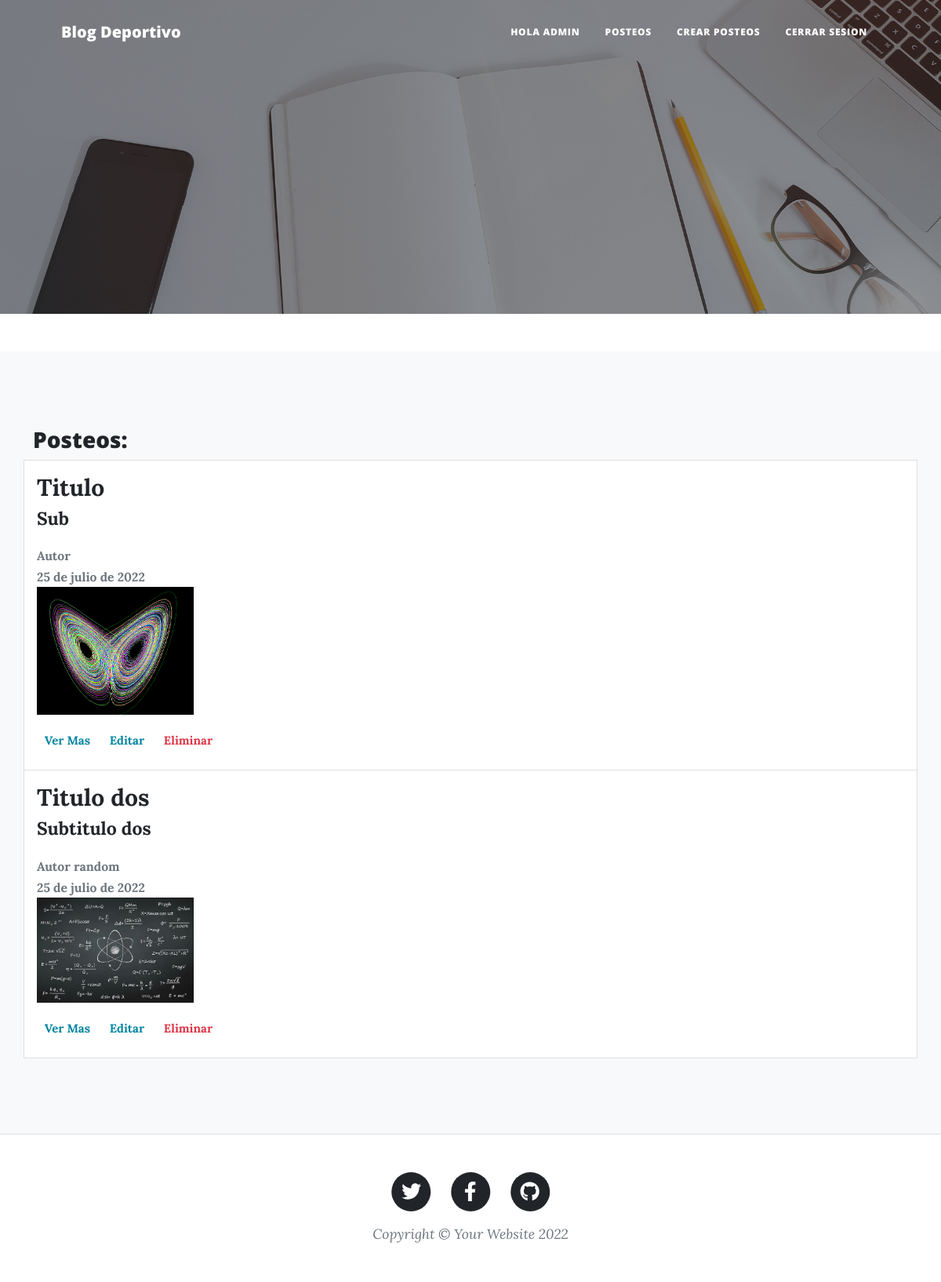
Before: /coderapp/posteos (signed in) with the older database file.
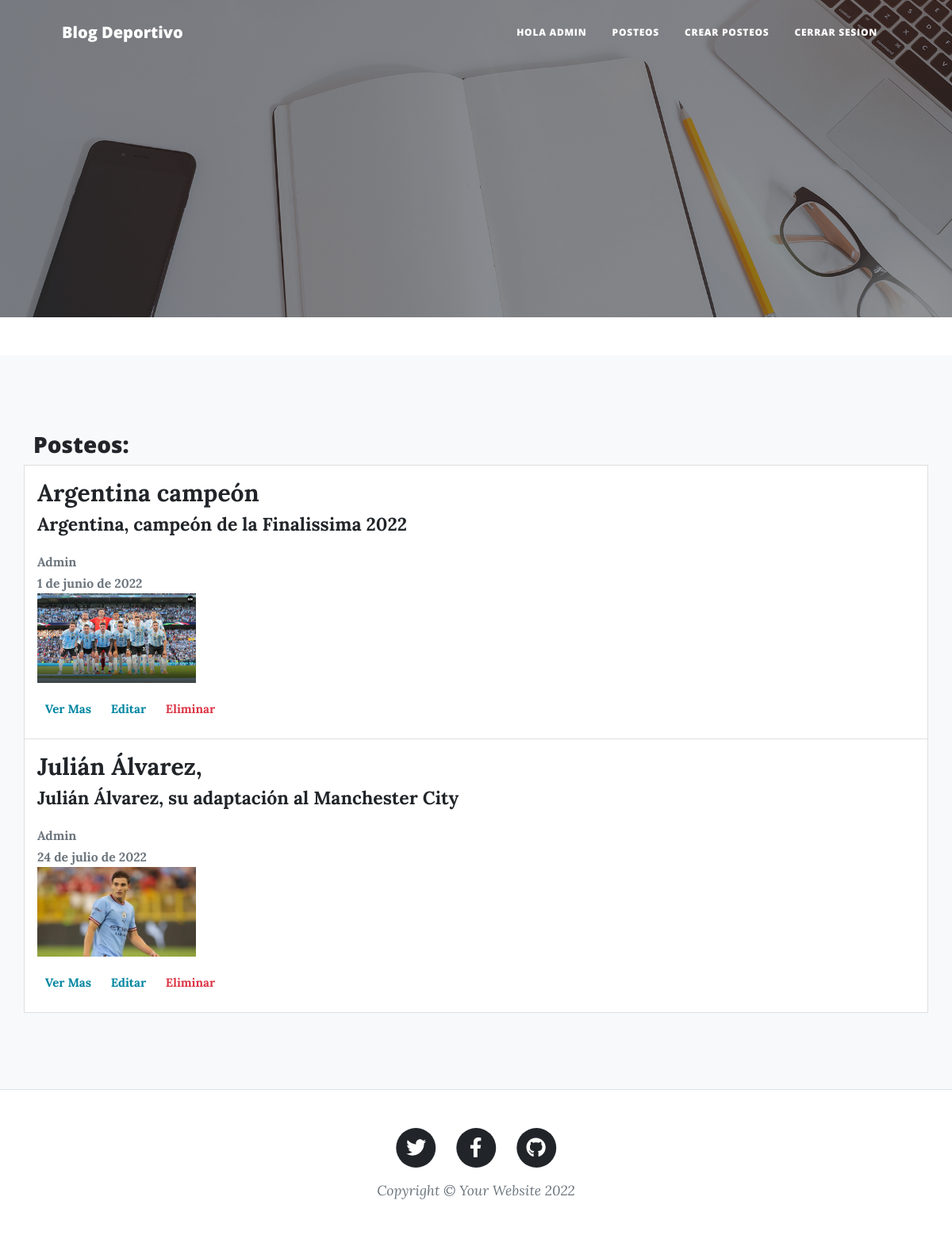
After: the same page with the newer database file.
### ProyectoCoderApp/models.py (models this page shows)
class Posteo(models.Model):
    titulo = models.CharField(max_length=30)
    subtitulo = models.CharField(max_length=50, null=True)
    autor = models.CharField(max_length=30, null=True)
    cuerpo = RichTextField()
    fecha = models.DateField()
    imagen = models.ImageField(upload_to='media/', blank=True, null=True)

### ProyectoCoderApp/views.py (the view, shortened to what this page needs)
# urls.py: path('posteos', posteos, name="posteos"),
@login_required
def posteos(request):
    posteos = Posteo.objects.all()
    return render(request, "ProyectoCoderApp/posteos.html", {"posteos": posteos})

### ProyectoCoderApp/templates/ProyectoCoderApp/posteos.html (shortened to what this page needs)
{% extends 'ProyectoCoderApp/base.html' %}
{% load static %}
{% block b2 %}
<section class="bg-light py-5">
    <section class="bg-light py-5">
        <div class="container px-6">
            <div class="row gx-5justify-content-center">
            <h3>Posteos:</h3>
                {% for post in posteos %}
                <label class="list-group-item d-flex gap-3">
                <span class="pt-1 form-checked-content">
                    <dl>
                        <dt><strong style="font-size: 150%">{{post.titulo}}</strong></dt>
                        <dt><strong style="font-size: 115%">{{post.subtitulo}}</strong></dt>
                    </dl>
                    <dl style="font-size: 90%">
                        <dt><small class="text-muted">{{post.autor}}</small></dt>
                        <dt><small class="text-muted">{{post.fecha}}</small></dt>
                        {% if post.imagen.url != 0 %}
                        <a><img width="200px" class="img-fluid" src="{{post.imagen.url}}" alt="..." /></a>
                        {% endif %}
                    </dl>
                    <dl>
                        <dt>
                            <a href="{% url 'posteo_detail' post.id %}" class="text-primary badge badge-primary text-decoration-none">Ver Mas</a>
                            <a href="{% url 'posteo_update' post.id %}" class="text-primary badge badge-primary text-decoration-none">  Editar</a>
                            <a href="{% url 'posteo_delete' post.id %}" class="text-danger badge badge-danger text-decoration-none">  Eliminar</a>
                        </dt>
                    </dl>
                </span>
                </label>
                {% endfor %}
            </div>
        </div>
    </section>
</section>
{% endblock %}

### ProyectoCoderApp/templates/ProyectoCoderApp/base.html (shortened to what this page needs)
{% load static %}
<!DOCTYPE html>
<html lang="en">
    <head>
        <link href="{% static 'css/styles.css' %}" rel="stylesheet" />
    </head>
    <body>
        <nav class="navbar navbar-expand-lg navbar-light" id="mainNav">
            <div class="container px-5 px-lg-5">
                <a class="navbar-brand" href="{% url 'campo' %}">Blog Deportivo</a>
                <div class="collapse navbar-collapse" id="navbarResponsive">
                    <ul class="navbar-nav ms-auto py-4 py-lg-0">
                        {% if user.is_authenticated %}
                        <li class="nav-item"><a class="nav-link px-lg-3 py-3 py-lg-4" href="{% url 'perfil' %}">hola {{user.username}}</a></li>
                        <li class="nav-item"><a class="nav-link px-lg-3 py-3 py-lg-4" href="{% url 'posteos' %}">posteos</a></li>
                        <li class="nav-item"><a class="nav-link px-lg-3 py-3 py-lg-4" href="{% url 'crearPosteos' %}">Crear posteos</a></li>
                        <li class="nav-item"><a class="nav-link px-lg-3 py-3 py-lg-4" href="{% url 'logout' %}">Cerrar sesion</a></li>
                        {% else %}
                        <li class="nav-item"><a class="nav-link px-lg-3 py-3 py-lg-4" href="{% url 'login' %}">Inicar Sesion</a></li>
                        <li class="nav-item"><a class="nav-link px-lg-3 py-3 py-lg-4" href="{% url 'register' %}" id="menuLink">Registrarse</a></li>
                        {%endif%}
                    </ul>
                </div>
            </div>
        </nav>
        <header class="masthead" style="background-image: url('assets/img/home-bg.jpg')">
        </header>
        {% block b2 %}
        {% endblock %}
        <footer class="border-top">
            <div class="container px-4 px-lg-5">
                <div class="row gx-4 gx-lg-5 justify-content-center">
                    <div class="col-md-10 col-lg-8 col-xl-7">
                        <ul class="list-inline text-center">
                            <li class="list-inline-item">
                                <a href="https://twitter.com/ESPNArgentina?ref_src=twsrc%5Egoogle%7Ctwcamp%5Eserp%7Ctwgr%5Eauthor">
                                    <span class="fa-stack fa-lg">
                                        <i class="fas fa-circle fa-stack-2x"></i>
                                        <i class="fab fa-twitter fa-stack-1x fa-inverse"></i>
                                    </span>
                                </a>
                            </li>
                            <li class="list-inline-item">
                                <a href="https://www.facebook.com/groups/1106160283145748">
                                    <span class="fa-stack fa-lg">
                                        <i class="fas fa-circle fa-stack-2x"></i>
                                        <i class="fab fa-facebook-f fa-stack-1x fa-inverse"></i>
                                    </span>
                                </a>
                            </li>
                            <li class="list-inline-item">
                                <a href="https://github.com/BGilardon/Entrega-Final.git">
                                    <span class="fa-stack fa-lg">
                                        <i class="fas fa-circle fa-stack-2x"></i>
                                        <i class="fab fa-github fa-stack-1x fa-inverse"></i>
                                    </span>
                                </a>
                            </li>
                        </ul>
                        <div class="small text-center text-muted fst-italic">Copyright &copy; Your Website 2022</div>
                    </div>
                </div>
            </div>
        </footer>
    </body>
</html>

Changed rows visible on the page:
removed Posteo: titulo "Titulo", subtitulo "Sub", autor "Autor", fecha "25 de julio de 2022", imagen (picture)
removed Posteo: titulo "Titulo dos", subtitulo "Subtitulo dos", autor "Autor random", fecha "25 de julio de 2022", imagen (picture)
added Posteo: titulo "Argentina campeón", subtitulo "Argentina, campeón de la Finalissima 2022", autor "Admin", fecha "1 de junio de 2022", imagen (picture)
added Posteo: titulo "Julián Álvarez,", subtitulo "Julián Álvarez, su adaptación al Manchester City", autor "Admin", fecha "24 de julio de 2022", imagen (picture)
